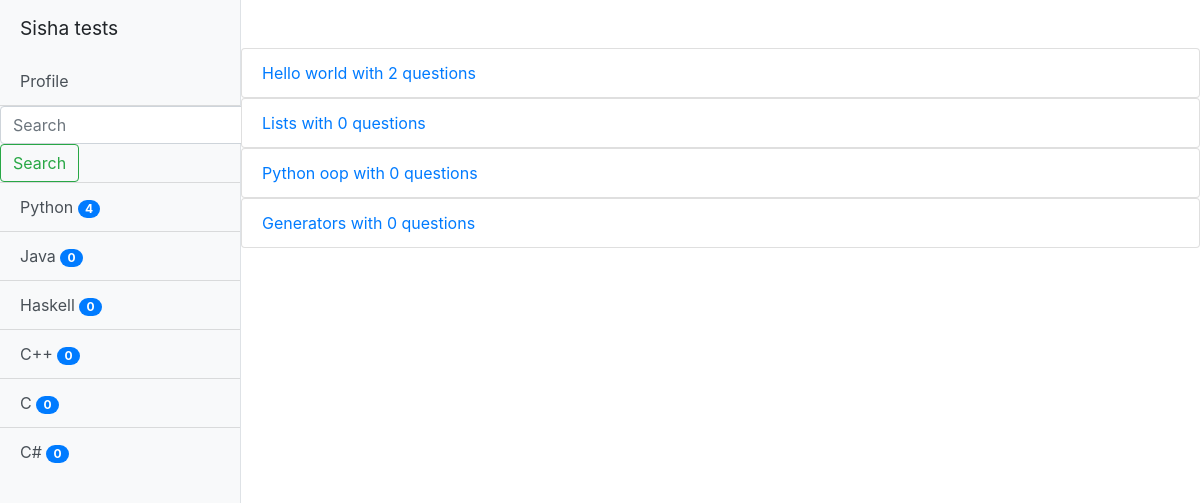
The page /profile/dashboard/lang/Python (signed in) on the database its author committed.
### quizzes/models.py (models this page shows, shortened)
class Language(models.Model):
    name = models.CharField(max_length=50, null=False, blank=False, unique=True)

class Quiz(models.Model):
    name = models.CharField(max_length=50, null=False, blank=False, unique=True)
    admin = models.ForeignKey(User, null=True, blank=True, on_delete=models.CASCADE, related_name='quizzes')
    is_native = models.BooleanField(default=False)
    language = models.ForeignKey(Language, null=True, on_delete=models.CASCADE, related_name='quizzes')
    attempts = models.IntegerField(default=0)

### profiles/views.py (the view)
# urls.py: path('dashboard/lang/<str:lang>', login_required(dashboard_lang) ,name='dashboard_lang'),
def dashboard_lang(request, lang):
    languages = Language.objects.all()
    language = get_object_or_404(Language, name=lang)
    return render(request, 'profiles/dashboard_lang.html', {'languages': languages, 'lang': language})

### templates/profiles/dashboard_lang.html (shortened to what this page needs)
{% extends 'base_with_sidebar.html' %}
{% block sidebar %}
    <div class="bg-light border-right" id="sidebar-wrapper">
      <div class="sidebar-heading">Sisha tests </div>
      <div class="list-group list-group-flush">
        <a href="{% url 'profiles:profile' %}" class="list-group-item list-group-item-action bg-light">Profile</a>
        <form class="form-inline" method="GET" action="{% url 'profiles:dashboard_result' %}">
      <input class="form-control" type="search" placeholder="Search" name="search" aria-label="Search">
                <button class="btn btn-outline-success" type="submit">Search</button>
    </form>
          {% for language in languages %}
            <a href="{% url 'profiles:dashboard_lang' lang=language.name%}" class="list-group-item list-group-item-action bg-light">{{language.name}} <span class="badge badge-primary badge-pill">{{ language.quizzes.count }}</span></a>
        {% endfor %}
      </div>
    </div>
{% endblock %}
{% block content %}
    <br><br>
    {% if lang.quizzes %}
        <ul class="list-group">
        {% for quiz in lang.quizzes.all %}
  <a href="{% url 'profiles:quiz_start' quiz.id %}"><li class="list-group-item">{{quiz.name}} with {{ quiz.questions.count }} questions</li></a>
        {% endfor %}
        </ul>
    {% else %}
        There is no enought content yet
    {% endif %}
{% endblock %}

### profiles/static/css/sidebar.css (style rules this page uses)
body { overflow-x: hidden; }
#sidebar-wrapper { min-height: 100vh; margin-left: -50rem; -webkit-transition: margin .25s ease-out; -moz-transition: margin .25s ease-out; -o-transition: margin .25s ease-out; transition: margin .25s ease-out; }
#sidebar-wrapper .sidebar-heading { padding: 0.875rem 1.25rem; font-size: 1.2rem; }
#sidebar-wrapper .list-group { width: 15rem; }
@media (min-width: 768px) { #sidebar-wrapper { margin-left: 0; } }

### rows shown on the page
Language: name "Python", quizzes.count "4"
Language: name "Java", quizzes.count "0"
Language: name "Haskell", quizzes.count "0"
Language: name "C++", quizzes.count "0"
Language: name "C", quizzes.count "0"
Language: name "C#", quizzes.count "0"
Quiz: name "Hello world", questions.count "2"
Quiz: name "Lists", questions.count "0"
Quiz: name "Python oop", questions.count "0"
Quiz: name "Generators", questions.count "0"
